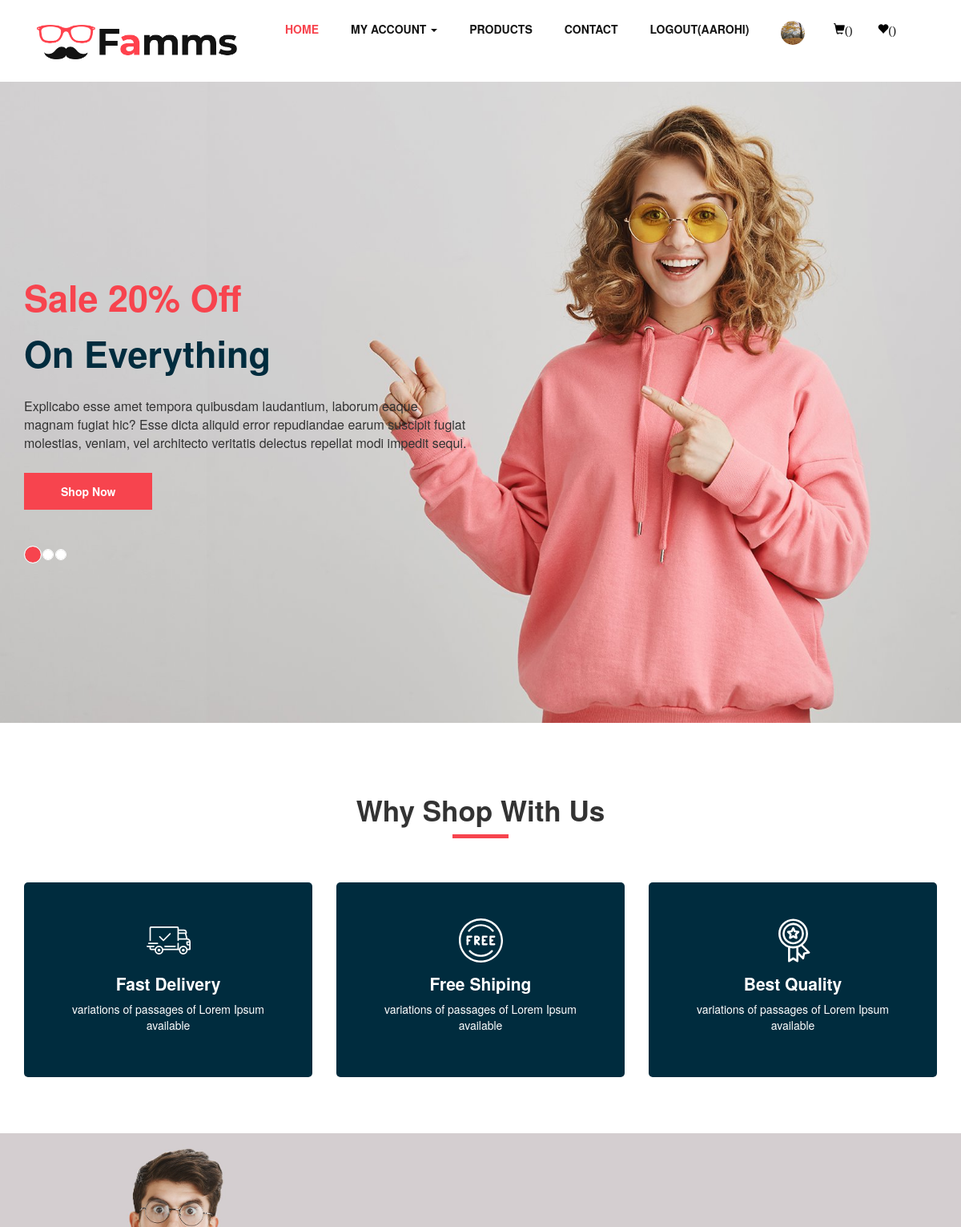
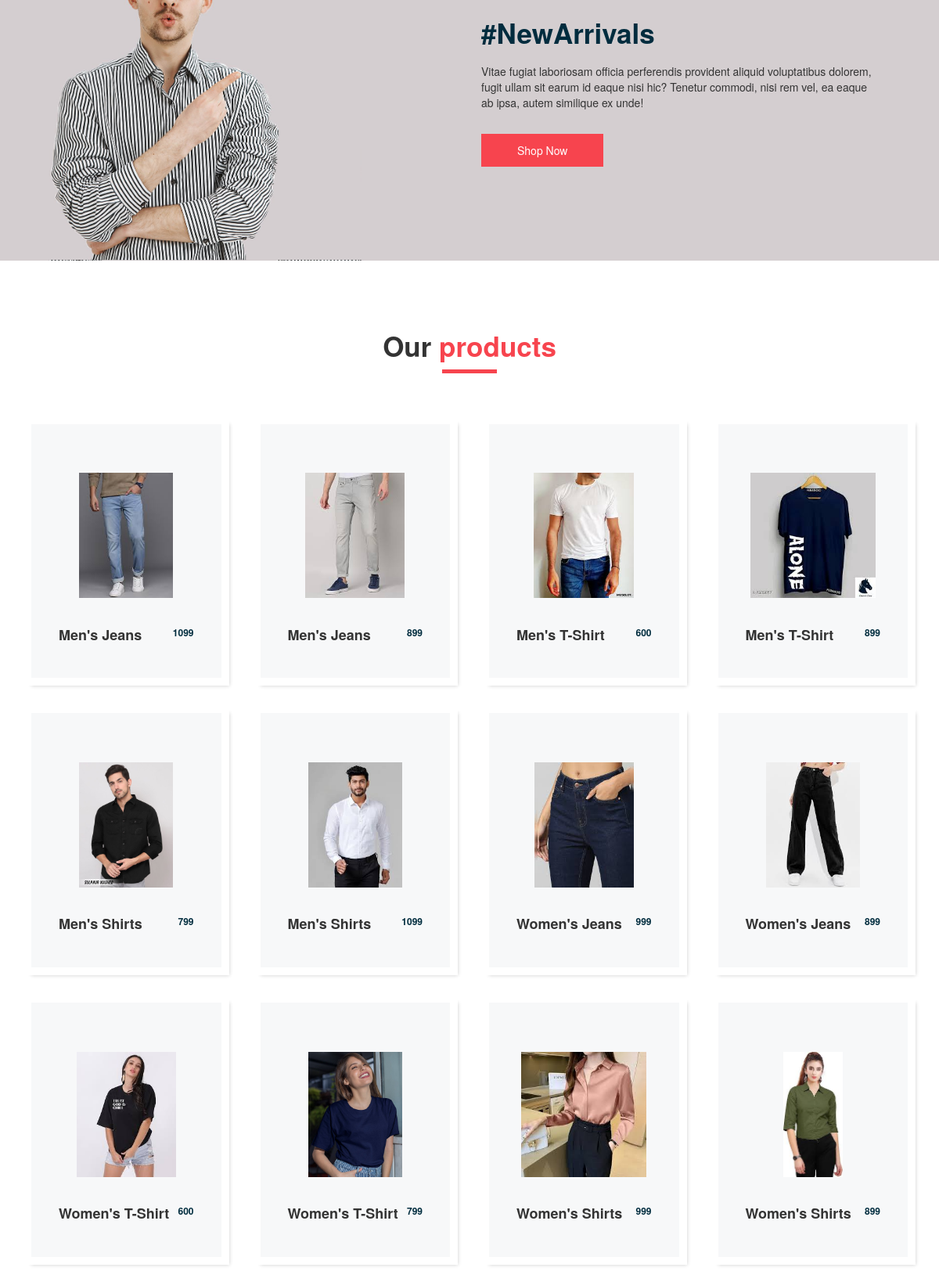
Page / (signed in, upper part) on the committed database (2 pictures, top to bottom).
### myapp/models.py (models this page shows, shortened)
class User(models.Model):
	fname=models.CharField(max_length=100)
	lname=models.CharField(max_length=100)
	email=models.EmailField()
	mobile=models.PositiveIntegerField()
	address=models.TextField()
	password=models.CharField(max_length=100)
	usertype=models.CharField(max_length=100,default="Buyer")
	profile_picture=models.ImageField(upload_to="profile_picture/",default="")

class Product(models.Model):
	category=(
		("Men","Men"),
		("Women","Women"),
		("Kids","Kids"),
	)
	sub_category=(
		("Jeans","Jeans"),
		("T-Shirt","T-Shirt"),
		("Shirts","Shirts"),
	)
	seller=models.ForeignKey(User,on_delete=models.CASCADE)
	product_category=models.CharField(max_length=100,choices=category)
	product_sub_category=models.CharField(max_length=100,choices=sub_category)
	product_name=models.CharField(max_length=100)
	product_price=models.PositiveIntegerField()
	product_image=models.ImageField(upload_to="product_image/")
	product_desc=models.TextField()

### myapp/views.py (the view)
# urls.py: path('',views.index,name='index'),
def index(request):
	try:
		user=User.objects.get(email=request.session['email'])
		if user.usertype=="Buyer":
			products=Product.objects.all()
			return render(request,'index.html',{'products':products})
		else:
			products=Product.objects.all()
			return render(request,'seller-index.html',{'products':products})
	except:
		return render(request,'index.html')

### myapp/templates/index.html (shortened to what this page needs)
{% extends 'header.html' %}
{% load static %}
{% block content %}
<!DOCTYPE html>
<html>
   <head>
   </head>
   <body>
      <div class="hero_area">
         <section class="slider_section ">
            <div class="slider_bg_box">
               <img src="{% static 'images/slider-bg.jpg' %}" alt="">
            </div>
            <div id="customCarousel1" class="carousel slide" data-ride="carousel">
               <div class="carousel-inner">
                  <div class="carousel-item active">
                     <div class="container ">
                        <div class="row">
                           <div class="col-md-7 col-lg-6 ">
                              <div class="detail-box">
                                 <h1>
                                    <span>
                                    Sale 20% Off
                                    </span>
                                    <br>
                                    On Everything
                                 </h1>
                                 <p>
                                    Explicabo esse amet tempora quibusdam laudantium, laborum eaque magnam fugiat hic? Esse dicta aliquid error repudiandae earum suscipit fugiat molestias, veniam, vel architecto veritatis delectus repellat modi impedit sequi.
                                 </p>
                                 <div class="btn-box">
                                    <a href="" class="btn1">
                                    Shop Now
                                    </a>
                                 </div>
                              </div>
                           </div>
                        </div>
                     </div>
                  </div>
               </div>
               <div class="container">
                  <ol class="carousel-indicators">
                     <li data-target="#customCarousel1" data-slide-to="0" class="active"></li>
                     <li data-target="#customCarousel1" data-slide-to="1"></li>
                     <li data-target="#customCarousel1" data-slide-to="2"></li>
                  </ol>
               </div>
            </div>
         </section>
      </div>
      <section class="why_section layout_padding">
         <div class="container">
            <div class="heading_container heading_center">
               <h2>
                  Why Shop With Us
               </h2>
            </div>
            <div class="row">
               <div class="col-md-4">
                  <div class="box ">
                     <div class="img-box">
                     </div>
                     <div class="detail-box">
                        <h5>
                           Fast Delivery
                        </h5>
                        <p>
                           variations of passages of Lorem Ipsum available
                        </p>
                     </div>
                  </div>
               </div>
               <div class="col-md-4">
                  <div class="box ">
                     <div class="img-box">
                     </div>
                     <div class="detail-box">
                        <h5>
                           Free Shiping
                        </h5>
                        <p>
                           variations of passages of Lorem Ipsum available
                        </p>
                     </div>
                  </div>
               </div>
               <div class="col-md-4">
                  <div class="box ">
                     <div class="img-box">
                     </div>
                     <div class="detail-box">
                        <h5>
                           Best Quality
                        </h5>
                        <p>
                           variations of passages of Lorem Ipsum available
                        </p>
                     </div>
                  </div>
               </div>
            </div>
         </div>
      </section>
      <section class="arrival_section">
         <div class="container">
            <div class="box">
               <div class="arrival_bg_box">
                  <img src="{% static 'images/arrival-bg.png' %}" alt="">
               </div>
               <div class="row">
                  <div class="col-md-6 ml-auto">
                     <div class="heading_container remove_line_bt">
                        <h2>
                           #NewArrivals
                        </h2>
                     </div>
                     <p style="margin-top: 20px;margin-bottom: 30px;">
                        Vitae fugiat laboriosam officia perferendis provident aliquid voluptatibus dolorem, fugit ullam sit earum id eaque nisi hic? Tenetur commodi, nisi rem vel, ea eaque ab ipsa, autem similique ex unde!
                     </p>
                     <a href="">
                     Shop Now
                     </a>
                  </div>
               </div>
            </div>
         </div>
      </section>
      <section class="product_section layout_padding">
         <div class="container">
            <div class="heading_container heading_center">
               <h2>
                  Our <span>products</span>
               </h2>
            </div>
            <div class="row">
               {% for i in products %}
               <div class="col-sm-6 col-md-4 col-lg-3">
                  <div class="box">
                     <div class="img-box">
                        <img src="{{i.product_image.url}}" alt="">
                     </div>
                     <div class="detail-box">
                        <h5>
                           {{i.product_category}}'s {{i.product_sub_category}}
                        </h5>
                        <h6>
                           {{i.product_price}}
                        </h6>
                     </div>
                  </div>
               </div>
               {% endfor %}
            </div>
         </div>
      </section>
   </body>
</html>
{% endblock %}

### myapp/templates/header.html (shortened to what this page needs)
{% load static %}
<!DOCTYPE html>
<html>
   <head>
      <link rel="stylesheet" type="text/css" href="{% static 'css/bootstrap.css' %}" />
      <link href="{% static 'css/font-awesome.min.css' %}" rel="stylesheet" />
      <link href="{% static 'css/style.css' %}" rel="stylesheet" />
      <link href="{% static 'css/responsive.css' %}" rel="stylesheet" />
      <link rel="stylesheet" href="https://maxcdn.bootstrapcdn.com/bootstrap/3.3.7/css/bootstrap.min.css">
   </head>
   <body>
         <header class="header_section">
            <div class="container">
               <nav class="navbar navbar-expand-lg custom_nav-container ">
                  <a class="navbar-brand" href="/"><img width="250" src="{% static 'images/logo.png' %}" alt="#" /></a>
                  <div class="collapse navbar-collapse" id="navbarSupportedContent">
                     <ul class="navbar-nav">
                        <li class="nav-item active">
                           <a class="nav-link" href="/">Home <span class="sr-only">(current)</span></a>
                        </li>
                        {% if request.session.email %}
                       <li class="nav-item dropdown">
                           <a class="nav-link dropdown" href="#" data-toggle="dropdown" role="button" aria-haspopup="true" aria-expanded="true"> <span class="nav-label">My Account <span class="caret"></span></a>
                        </li>
                        {% endif %}
                        <li class="nav-item">
                           <a class="nav-link" href="{% url 'product' %}">Products</a>
                        </li>
                        <li class="nav-item">
                           <a class="nav-link" href="{% url 'contact' %}">Contact</a>
                        </li>
                        {% if request.session.email %}
                           <li class="nav-item">
                              <a class="nav-link" href="{% url 'logout' %}">Logout({{request.session.fname}})</a>
                           </li>
                           <li class="nav-item">
                              <a class="nav-link" href="{% url 'profile' %}"><img src="{{request.session.profile_picture}}" style="width:30px;height: 30px;border-radius:50% ;"></a>
                           </li>
                        {% endif %}
                        {% if request.session.email %}
                        <li class="nav-item" style="margin-top: 5px;">
                           <a href="{% url 'cart' %}"><i class=" glyphicon glyphicon-shopping-cart">({{request.session.cart_count}})</i></a>
                        </li>
                        <li class="nav-item" style="margin-top: 5px;">
                           <a href="{% url 'wishlist' %}"><i class="glyphicon glyphicon-heart">({{request.session.wishlist_count}})</i></a>
                        </li>
                        {% endif %}
                     </ul>
                  </div>
               </nav>
            </div>
         </header>
      {% block content %}
      {% endblock %}
   </body>
</html>

### myapp/Static/css/responsive.css (style rules this page uses)
@media (min-width: 1200px) { .container { max-width: 1170px; } }

### myapp/templates/header.html (style rules this page uses)
.nav-item a { color: black; }

### rows in the picture
User: session.fname "AAROHI"
Product: product_image (picture), product_category "Men", product_sub_category "Jeans", product_price "1099"
Product: product_image (picture), product_category "Men", product_sub_category "Jeans", product_price "899"
Product: product_image (picture), product_category "Men", product_sub_category "T-Shirt", product_price "600"
Product: product_image (picture), product_category "Men", product_sub_category "T-Shirt", product_price "899"
Product: product_image (picture), product_category "Men", product_sub_category "Shirts", product_price "799"
Product: product_image (picture), product_category "Men", product_sub_category "Shirts", product_price "1099"
Product: product_image (picture), product_category "Women", product_sub_category "Jeans", product_price "999"
Product: product_image (picture), product_category "Women", product_sub_category "Jeans", product_price "899"
Product: product_image (picture), product_category "Women", product_sub_category "T-Shirt", product_price "600"
Product: product_image (picture), product_category "Women", product_sub_category "T-Shirt", product_price "799"
Product: product_image (picture), product_category "Women", product_sub_category "Shirts", product_price "999"
Product: product_image (picture), product_category "Women", product_sub_category "Shirts", product_price "899"
